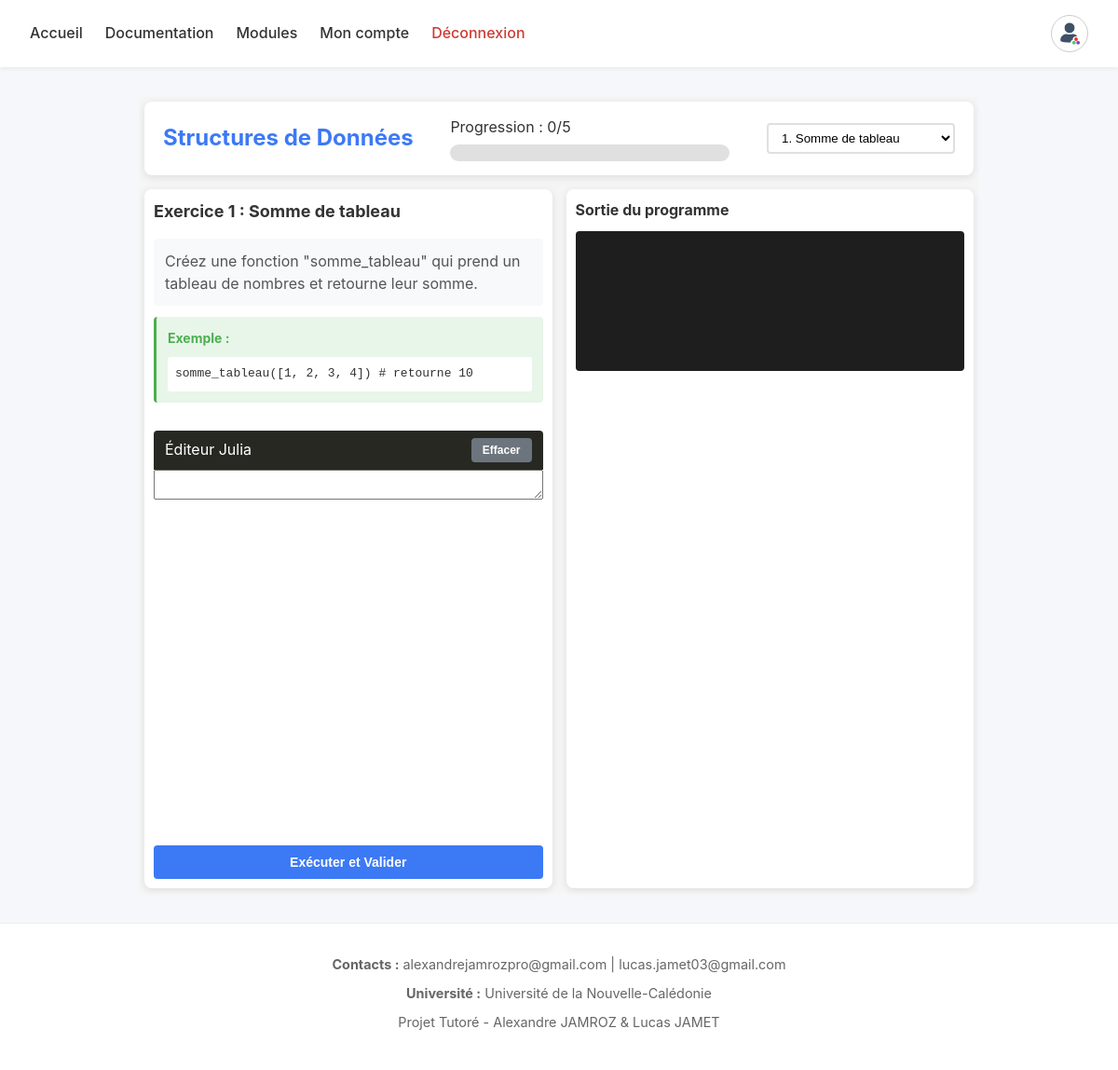
Screenshot of /modules/exercice/exercice.php?module=3 (signed in) with the database file from the repository.
### tables this page shows
CREATE TABLE `modules` (
  `id_module` int(11) NOT NULL AUTO_INCREMENT,
  `nom_module` varchar(100) NOT NULL,
  `description` text DEFAULT NULL,
  PRIMARY KEY (`id_module`)
);

CREATE TABLE `exercices` (
  `id_exercice` int(11) NOT NULL,
  `id_module` int(11) NOT NULL,
  `titre` varchar(255) NOT NULL,
  `enonce` text NOT NULL,
  `test_cases` longtext DEFAULT NULL CHECK (json_valid(`test_cases`)),
  `type_exercice` enum('output','function','mixed') DEFAULT 'function',
  PRIMARY KEY (`id_module`,`id_exercice`),
  CONSTRAINT `exercices_ibfk_1` FOREIGN KEY (`id_module`) REFERENCES `modules` (`id_module`) ON DELETE CASCADE
);

### public/modules/exercice/exercice.php (the view, shortened to what this page needs)
<!DOCTYPE html>
<html lang="fr">
<head>
    <link rel="stylesheet" href="../../../static/css/styles.css">
    <link rel="stylesheet" href="../../../static/css/styles-exercices.css">
    <link rel="stylesheet" href="https://cdnjs.cloudflare.com/ajax/libs/codemirror/5.65.2/codemirror.min.css">
    <link rel="stylesheet" href="https://cdnjs.cloudflare.com/ajax/libs/codemirror/5.65.2/theme/monokai.min.css">
</head>
<body>
    <?php
    require_once '../../../config/db.php';
    $stmt = $pdo->prepare("SELECT id FROM users WHERE pseudo = ?");
    $stmt->execute([$_SESSION['user']]);
    $user = $stmt->fetch(PDO::FETCH_ASSOC);
    $user_id = $user['id'];
    $module_id = isset($_GET['module']) ? intval($_GET['module']) : 1;
    $stmt = $pdo->prepare("SELECT * FROM modules WHERE id_module = ?");
    $stmt->execute([$module_id]);
    $module_info = $stmt->fetch(PDO::FETCH_ASSOC);
    $current_exercise = isset($_GET['ex']) ? intval($_GET['ex']) : null;
    if (!$current_exercise) {
        $stmt = $pdo->prepare("
            SELECT MIN(e.id_exercice) as next_ex
            FROM exercices e
            LEFT JOIN exercices_users eu ON e.id_module = eu.id_module
                AND e.id_exercice = eu.id_exercice
                AND eu.id_user = ?
            WHERE e.id_module = ? AND (eu.est_reussi IS NULL OR eu.est_reussi = 0)
        ");
        $stmt->execute([$user_id, $module_id]);
        $result = $stmt->fetch(PDO::FETCH_ASSOC);
        $current_exercise = $result['next_ex'] ?? 1;
    }
    $stmt = $pdo->prepare("SELECT * FROM exercices WHERE id_module = ? AND id_exercice = ?");
    $stmt->execute([$module_id, $current_exercise]);
    $exercise = $stmt->fetch(PDO::FETCH_ASSOC);
    $test_cases = json_decode($exercise['test_cases'], true);
    $is_function_exercise = false;
    $example_text = '';
    if ($test_cases && is_array($test_cases)) {
        if (isset($test_cases[0]['function_call'])) {
            $is_function_exercise = true;
            if (preg_match('/Exemple:\s*(.+?)(?:\n|$)/s', $exercise['enonce'], $matches)) {
                $example_text = $matches[1];
            }
        }
    }
    $stmt = $pdo->prepare("
        SELECT e.*, eu.est_reussi
        FROM exercices e
        LEFT JOIN exercices_users eu ON e.id_module = eu.id_module
            AND e.id_exercice = eu.id_exercice
            AND eu.id_user = ?
        WHERE e.id_module = ?
        ORDER BY e.id_exercice
    ");
    $stmt->execute([$user_id, $module_id]);
    $all_exercises = $stmt->fetchAll(PDO::FETCH_ASSOC);
    $total_exercises = count($all_exercises);
    $completed_exercises = 0;
    $stmt = $pdo->prepare("SELECT code_soumis FROM exercices_users WHERE id_user = ? AND id_module = ? AND id_exercice = ?");
    $stmt->execute([$user_id, $module_id, $current_exercise]);
    $saved_code = $stmt->fetch(PDO::FETCH_ASSOC);
    $user_code = $saved_code['code_soumis'] ?? '';
    ?>
    <header>
        <div class="nav-container">
    <nav>
        <ul>
            <li><a href="/">Accueil</a></li>
            <li><a href="../../documentation/documentation.php">Documentation</a></li>
            <li><a href="../modules.php">Modules</a></li>
            <li><a href="/compte.php">Mon compte</a></li>
            <?php if (isset($_SESSION['user'])): ?>
                <li><a class="deconnect" href="../../../index.php?action=logout">Déconnexion</a></li>
            <?php endif; ?>
        </ul>
    </nav>
    <div class="profile">
        <img src="/static/img/basic_profile_picture.png" alt="Photo de profil">
    </div>
</div>
    </header>
    <main class="exercice-container">
        <div class="exercice-header">
            <h1><?php echo htmlspecialchars($module_info['nom_module']); ?></h1>
            <div class="progress-info">
                <span class="progress-text">Progression : <?php echo $completed_exercises; ?>/<?php echo $total_exercises; ?></span>
                <div class="progress-bar">
                </div>
            </div>
            <div class="exercise-selector">
                <select id="exercise-dropdown" onchange="changeExercise(this.value)">
                    <?php foreach ($all_exercises as $ex): ?>
                        <option value="<?php echo $ex['id_exercice']; ?>"
                                <?php echo $ex['id_exercice'] == $current_exercise ? 'selected' : ''; ?>>
                            <?php echo $ex['id_exercice']; ?>. <?php echo htmlspecialchars($ex['titre']); ?>
                        </option>
                    <?php endforeach; ?>
                </select>
            </div>
        </div>
        <div class="exercice-content">
            <div class="left-panel">
                <div class="exercise-info">
                    <h2>Exercice <?php echo $current_exercise; ?> : <?php echo htmlspecialchars($exercise['titre']); ?></h2>
                    <div class="enonce">
                        <?php
                        $enonce = $exercise['enonce'];
                        if ($is_function_exercise) {
                            $enonce = preg_replace('/\n\nExemple:.*$/s', '', $enonce);
                        }
                        echo nl2br(htmlspecialchars($enonce));
                        ?>
                    </div>
                    <?php if ($is_function_exercise && $example_text): ?>
                    <div class="example-section">
                        <h3>Exemple :</h3>
                        <pre><?php echo htmlspecialchars($example_text); ?></pre>
                    </div>
                    <?php endif; ?>
                </div>
                <div class="code-editor-section">
                    <div class="editor-header">
                        <span>Éditeur Julia</span>
                        <button type="button" onclick="clearCode()" class="btn-secondary">Effacer</button>
                    </div>
                    <textarea id="code-editor"><?php echo htmlspecialchars($user_code); ?></textarea>
                </div>
                <div class="action-buttons">
                    <button type="button" onclick="validateCode()" class="btn-primary">Exécuter et Valider</button>
                </div>
            </div>
            <div class="right-panel">
                <div class="output-section">
                    <h3>Sortie du programme</h3>
                    <div id="output" class="output-display"></div>
                </div>
            </div>
        </div>
    </main>
    <footer>
        <p><strong>Contacts :</strong> alexandrejamrozpro@gmail.com | lucas.jamet03@gmail.com</p>
        <p><strong>Université :</strong> Université de la Nouvelle-Calédonie</p>
        <p>Projet Tutoré - Alexandre JAMROZ & Lucas JAMET</p>
    </footer>
</body>
</html>

### public/static/css/styles.css (style rules this page uses)
:root { --secondary-color: #F5F7FA; --text-color: #333; --muted-color: #666; --radius: 12px; --transition: 0.3s; --julia-purple-light: #B984CB; --julia-purple: #9558B2; --julia-purple-dark: #6C3F83; --julia-green-light: #56C547; --julia-green: #389826; --julia-green-dark: #246113; --julia-red-light: #E56D64; --julia-red: #CB3C33; --julia-red-dark: #892922; }
* { margin: 0; padding: 0; box-sizing: border-box; }
body { font-family: 'Inter', sans-serif; background-color: var(--secondary-color); color: var(--text-color); line-height: 1.6; }
header { background-color: #fff; padding: 1rem 2rem; box-shadow: 0 2px 4px rgba(0,0,0,0.05); position: sticky; top: 0; z-index: 100; }
footer { background-color: #fff; padding: 2rem; border-top: 1px solid #eee; text-align: center; }
footer p, footer a { color: var(--muted-color); font-size: 0.9rem; margin-bottom: 0.5rem; display: block; text-decoration: none; }
.nav-container { display: flex; align-items: center; justify-content: space-between; }
nav ul { list-style: none; display: flex; gap: 1.5rem; }
nav a { text-decoration: none; color: var(--text-color); font-weight: 500; transition: color var(--transition); }
.profile { width: 40px; height: 40px; border-radius: 50%; overflow: hidden; cursor: pointer; transition: transform var(--transition); }
.profile img { width: 100%; height: 100%; object-fit: cover; }
main { max-width: 900px; margin: 2rem auto; padding: 0 1rem; }
nav a.deconnect { color: var(--julia-red); }
.profile { border: solid 1px #CCC; }

### public/static/css/styles-exercices.css (style rules this page uses)
.exercice-container { padding: 5px; background: #f5f5f5; min-height: 100vh; }
.exercice-header { background: white; padding: 15px 20px; border-radius: 8px; margin-bottom: 15px; box-shadow: 0 2px 8px rgba(0,0,0,0.1); display: flex; justify-content: space-between; align-items: center; gap: 20px; flex-wrap: wrap; }
.exercice-header h1 { color: #3C79F5; margin: 0; font-size: 24px; }
.progress-info { flex: 1; max-width: 300px; }
.progress-bar { height: 18px; background: #e0e0e0; border-radius: 9px; overflow: hidden; margin-top: 5px; }
.exercise-selector select { padding: 6px 10px; border: 2px solid #e0e0e0; border-radius: 4px; background: white; cursor: pointer; }
.exercice-content { display: flex; gap: 15px; height: calc(100vh - 50px); }
.left-panel, .right-panel { background: white; border-radius: 8px; padding: 10px; box-shadow: 0 2px 8px rgba(0,0,0,0.1); overflow-y: auto; }
.left-panel { flex: 1; display: flex; flex-direction: column; }
.right-panel { flex: 1; }
.exercise-info h2 { color: #333; margin: 0 0 15px 0; font-size: 18px; }
.enonce { background: #f8f9fa; padding: 12px; border-radius: 4px; margin-bottom: 12px; line-height: 1.5; color: #555; }
.example-section, .expected-output { background: #e8f5e9; padding: 12px; border-radius: 4px; border-left: 3px solid #4CAF50; margin-bottom: 15px; }
.example-section h3, .expected-output h3 { margin: 0 0 8px 0; color: #4CAF50; font-size: 14px; }
.example-section pre, .expected-output pre { margin: 0; padding: 8px; background: white; border-radius: 3px; font-family: monospace; font-size: 13px; overflow-x: auto; }
.code-editor-section { flex: 1; display: flex; flex-direction: column; margin: 15px 0; }
.editor-header { display: flex; justify-content: space-between; align-items: center; padding: 8px 12px; background: #272822; color: white; border-radius: 4px 4px 0 0; }
.btn-primary, .btn-secondary, .btn-success { padding: 10px 20px; border: none; border-radius: 4px; font-size: 14px; font-weight: 600; cursor: pointer; transition: all 0.2s; }
.btn-primary { background: #3C79F5; color: white; }
.btn-secondary { background: #6c757d; color: white; padding: 6px 12px; font-size: 12px; }
.action-buttons { display: flex; gap: 10px; }
.action-buttons button { flex: 1; }
.output-section h3 { color: #333; margin: 0 0 10px 0; font-size: 16px; }
.output-display { background: #1e1e1e; color: #f8f8f2; padding: 15px; border-radius: 4px; min-height: 150px; font-family: monospace; font-size: 13px; overflow-x: auto; }

### rows the page displays
modules: nom_module "Structures de Données"
exercices: titre "Somme de tableau", enonce "Créez une fonction \"somme_tableau\" qui prend un tableau de nombres et retourne leur somme."

### other values shown
$completed_exercises "0"
$total_exercises "5"
$current_exercise "1"
$example_text "somme_tableau([1, 2, 3, 4]) # retourne 10"
form field value "1. Somme de tableau"
